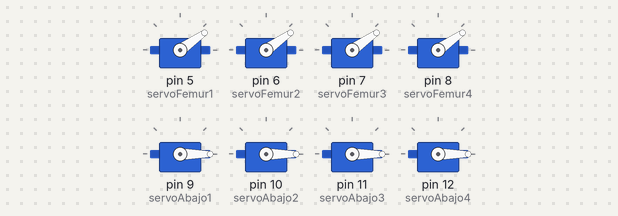
A sketch run on a simulated Arduino Uno, built with avr-gcc and run on an emulated ATmega328P. Shown: 8 × servo.

Above: at 0.05 s.
At 2.0 s:
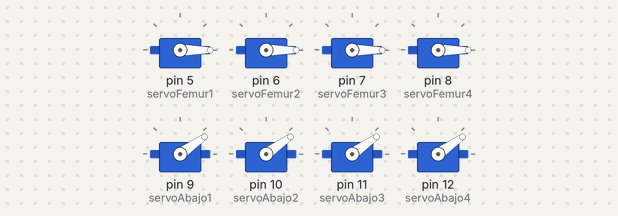
Timing chart, 0 to 4.6 s (numbered marks = the images above):
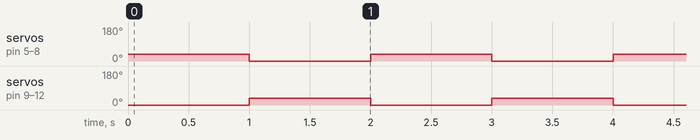

Measured:
- by itself, servo on pin 5 (servoFemur1), servo on pin 6 (servoFemur2), servo on pin 7 (servoFemur3), servo on pin 8 (servoFemur4), servo on pin 9 (servoAbajo1), servo on pin 10 (servoAbajo2), servo on pin 11 (servoAbajo3), servo on pin 12 (servoAbajo4): alternates 35° for 1.0 s and 0° for 1.0 s

The sketch:

codigo_para_probar_angulos.ino
```cpp
#include <Servo.h>
// Definir los pines de los servomotores
int servoFemur1 = 5;
int servoFemur2 = 6;
int servoFemur3 = 7;
int servoFemur4 = 8;
int servoAbajo1 = 9;
int servoAbajo2 = 10;
int servoAbajo3 = 11;
int servoAbajo4 = 12;

// Crear objetos Servo
Servo servoF1, servoF2, servoF3, servoF4;
Servo servoA1, servoA2, servoA3, servoA4;

void setup() {
  // Inicializar los servomotores
  servoF1.attach(servoFemur1);
  servoF2.attach(servoFemur2);
  servoF3.attach(servoFemur3);
  servoF4.attach(servoFemur4);
  servoA1.attach(servoAbajo1);
  servoA2.attach(servoAbajo2);
  servoA3.attach(servoAbajo3);
  servoA4.attach(servoAbajo4);
}

void loop() {
  // Mueve la pata hacia adelante
  moveForward();
  delay(1000);

  // Mueve la pata hacia atrás
  moveBackward();
  delay(1000);
}

void moveForward() {
  // Mueve los servos del fémur hacia arriba
  servoF1.write(35);
  servoF2.write(35);
  servoF3.write(35);
  servoF4.write(35);

  // Mueve los servos de la parte inferior hacia abajo
  servoA1.write(0);
  servoA2.write(0);
  servoA3.write(0);
  servoA4.write(0);
}

void moveBackward() {
  // Mueve los servos del fémur hacia abajo
  servoF1.write(0);
  servoF2.write(0);
  servoF3.write(0);
  servoF4.write(0);

  // Mueve los servos de la parte inferior hacia arriba
  servoA1.write(35);
  servoA2.write(35);
  servoA3.write(35);
  servoA4.write(35);
}
```
